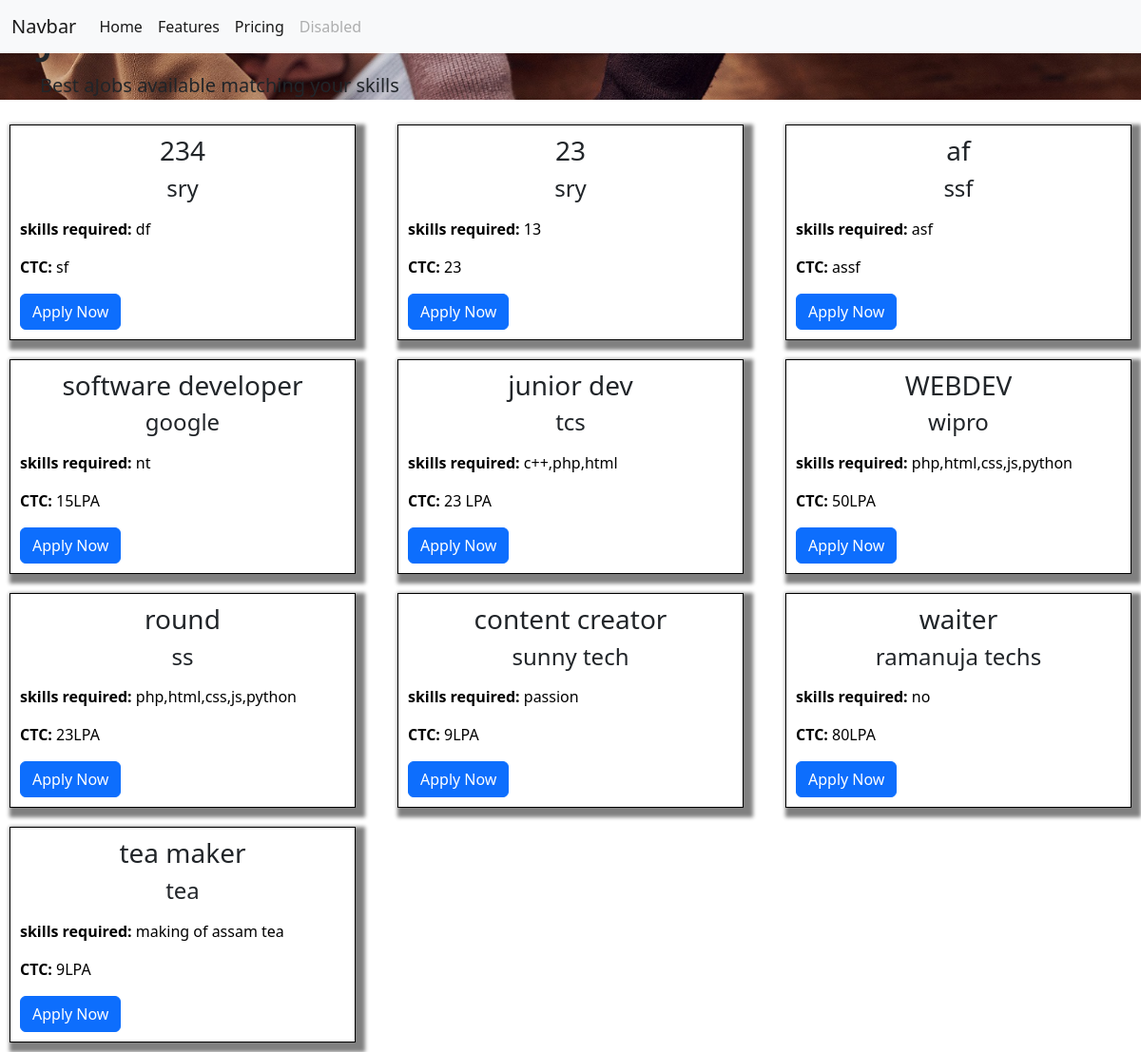
/career.php, run on the app's committed database.
### tables this page shows
CREATE TABLE `jobs` (
  `cname` varchar(255) NOT NULL,
  `pos` varchar(255) NOT NULL,
  `Jdesc` varchar(255) NOT NULL,
  `skills` varchar(255) NOT NULL,
  `CTC` varchar(255) NOT NULL
);

### career.php (the view, shortened to what this page needs)
<!DOCTYPE html>
  <html lang="en">
<?php include 'config.php'?>
<head>
    <link href="https://cdn.jsdelivr.net/npm/bootstrap@5.2.0-beta1/dist/css/bootstrap.min.css" rel="stylesheet">
</head>
<body>
<div class="container-fliud">
<nav class="navbar navbar-expand-lg navbar-light bg-light" style="position:fixed;">
  <div class="container-fluid">
    <a class="navbar-brand" href="#">Navbar</a>
    <div class="collapse navbar-collapse" id="navbarNavAltMarkup">
        <ul class="navbar-nav">
            <li class="nav-item">
                <a class="nav-link active" aria-current="page" href="#"> Home </a>
            </li>
            <li class="nav-item">
                 <a class="nav-link active"  aria-current="page" href="#"> Features </a>
            </li>
            <li class="nav-item">
                <a class="nav-link active"  aria-current="page" href="#"> Pricing </a>
            </li>
            <li class="nav-item">
                <a class="nav-link disabled" aria-current="page"  href="#" tabindex="-1" aria-disabled="true"> Disabled </a>
            </li>
        </ul>
    </div>
  </div>
</nav>
 <div class="jumbotron jumbotron-fluid" style="background-image:url('image2.jpg'); background-size:cover;">
        <div class="container">
          <h1 class="display-4">Job Portal</h1>
        <p class="lead">Best aJobs available matching your skills</p>
        </div>
</div>
</div>
  <div class="row">
      <?php
      $sql="SELECT `cname`, `pos`, `Jdesc`, `skills`, `CTC` FROM `jobs`";
      $result=mysqli_query($conn,$sql);
      if($result->num_rows>0){
        while($rows=$result->fetch_assoc()){
          echo'
          <div class="col-md-4">
            <div class="jobs">
              <h3 style="text-align: center;">'.$rows['pos'].'</h3>
              <h4 style="text-align: center;">'.$rows['cname'].'</h4>
              <p style="color:black; text-align:justify;">'.$rows['Jdesc'].'</p>
              <p style="color:black;"> <b>skills required: </b>'.$rows['skills'].'</p>
              <p style="color:black;"> <b> CTC: </b>'.$rows['CTC'].'</p>
              <button class="btn btn-primary" type="button" data-bs-toggle="modal" data-bs-target="#exampleModal" aria-expanded="false" aria-controls="collapseExample">
                  Apply Now
              </button>
            </div>
          </div>';
       }
      }
      else{
        echo "";
      }
      ?>
</div>
</body>
</html>

### career.php (style rules this page uses)
.navbar { overflow: hidden; background-color: #333; position: fixed; top: 0; width: 100%; }
.jobs { border:1px solid black; box-shadow:5px 5px 4px 5px grey; margin:10px; padding:10px; }

### data on the page
jobs: pos "234", cname "sry", skills "df", CTC "sf"
jobs: pos "23", cname "sry", skills "13", CTC "23"
jobs: pos "af", cname "ssf", skills "asf", CTC "assf"
jobs: pos "software developer", cname "google", skills "nt", CTC "15LPA"
jobs: pos "junior dev", cname "tcs", skills "c++,php,html", CTC "23 LPA"
jobs: pos "WEBDEV", cname "wipro", skills "php,html,css,js,python", CTC "50LPA"
jobs: pos "round", cname "ss", skills "php,html,css,js,python", CTC "23LPA"
jobs: pos "content creator", cname "sunny tech", skills "passion", CTC "9LPA"
jobs: pos "waiter", cname "ramanuja techs", skills "no", CTC "80LPA"
jobs: pos "tea maker", cname "tea", skills "making of assam tea", CTC "9LPA"
